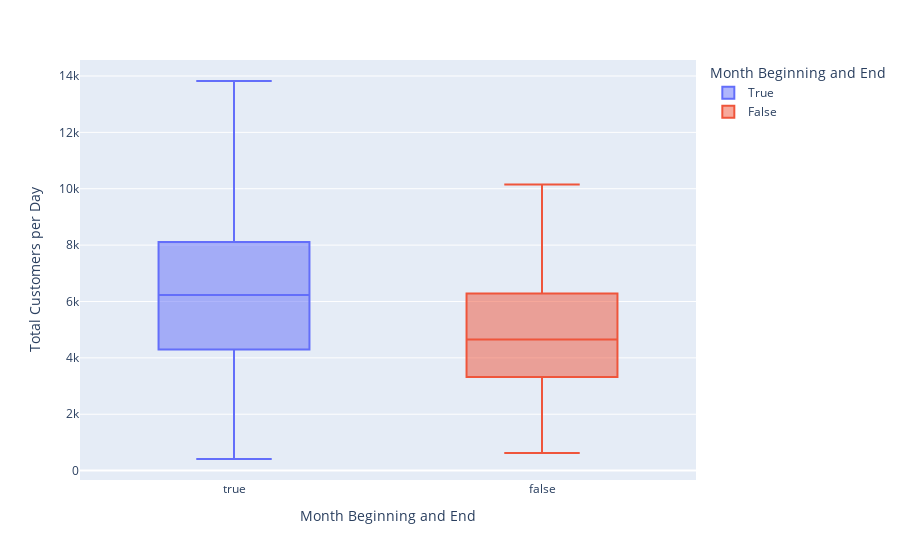

The cell this chart's notebook holds for it:
### Code cell
px.box(df_2,x="Spikes",y="registered_customer",color="Spikes",
        labels= dict(registered_customer="Total Customers per Day ", Spikes="Month Beginning and End"))

### Figure 1 — Plotly figure (JSON) as saved in the notebook; plotly's stock layout.template omitted (floating-point values rounded to 4 significant figures; data arrays with more than 128 entries replaced by an {"elided": "..."} marker saying what was removed)
{"data": [{"alignmentgroup": "True", "hovertemplate": "Month Beginning and End=%{x}<br>Total Customers per Day =%{y}<extra></extra>", "legendgroup": "True", "marker": {"color": "#636efa"}, "name": "True", "notched": false, "offsetgroup": "True", "orientation": "v", "showlegend": true, "type": "box", "x": {"elided": "179 bool values"}, "x0": " ", "xaxis": "x", "y": {"elided": "179 int values"}, "y0": " ", "yaxis": "y"}, {"alignmentgroup": "True", "hovertemplate": "Month Beginning and End=%{x}<br>Total Customers per Day =%{y}<extra></extra>", "legendgroup": "False", "marker": {"color": "#EF553B"}, "name": "False", "notched": false, "offsetgroup": "False", "orientation": "v", "showlegend": true, "type": "box", "x": {"elided": "552 bool values"}, "x0": " ", "xaxis": "x", "y": {"elided": "552 int values"}, "y0": " ", "yaxis": "y"}], "layout": {"boxmode": "overlay", "legend": {"title": {"text": "Month Beginning and End"}, "tracegroupgap": 0}, "margin": {"t": 60}, "xaxis": {"anchor": "y", "categoryarray": [true, false], "categoryorder": "array", "domain": [0, 1], "title": {"text": "Month Beginning and End"}}, "yaxis": {"anchor": "x", "domain": [0, 1], "title": {"text": "Total Customers per Day "}}}}
